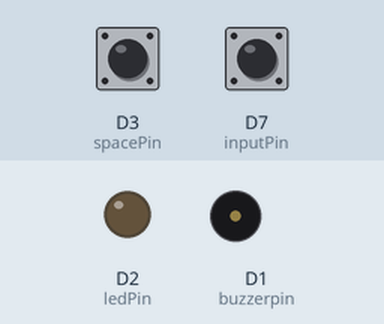
Simulated run of this sketch. Board: ESP8266 (NodeMCU). Shown: output pins drawn as LEDs (lit = HIGH), buzzer (waves = sounding). Dashed ring = blinking. The test bench sets the inputs (shaded band); at power-on: D3 (spacePin) HIGH, D7 (inputPin) HIGH. WiFi joins after 1.5 s; servers stay silent unless stated; what the sketch prints to the serial monitor is not drawn.

Above: at 2.8 s.
2.9 s: D3 (spacePin) pulled LOW for 0.15 s
At 2.97 s:
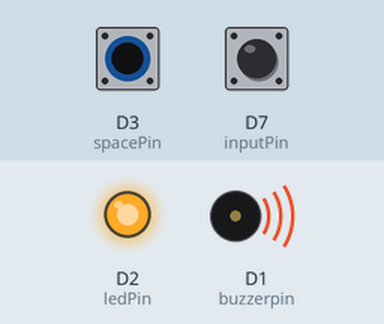
4.5 s: D7 (inputPin) pulled LOW for 0.15 s
At 5.1 s:
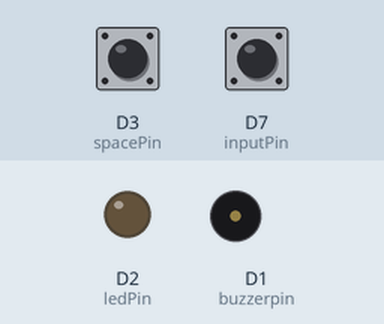
6.6 s: D3 (spacePin) pulled LOW for 1 s
At 7.2 s:
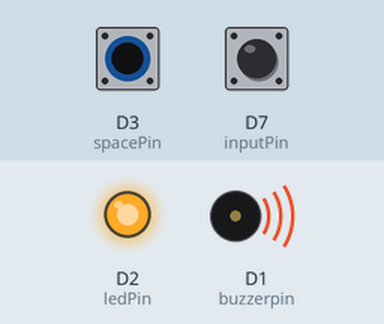
9.6 s: D7 (inputPin) pulled LOW for 1 s
At 11.4 s:
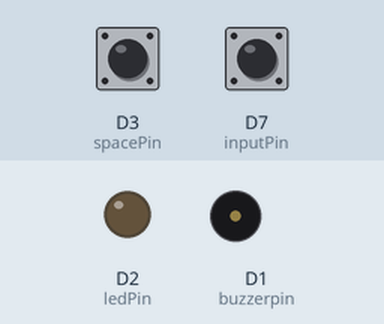
12.6 s: D3 (spacePin) pulsed LOW 2 times (0.12 s each, 0.3 s apart)
At 12.66 s:
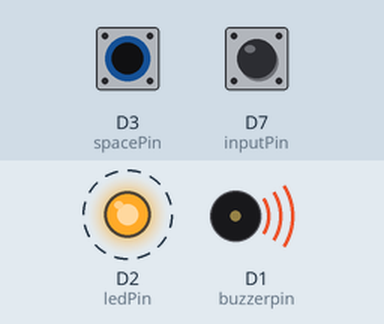
15.0 s: D7 (inputPin) pulsed LOW 2 times (0.12 s each, 0.3 s apart)
At 15.8 s:
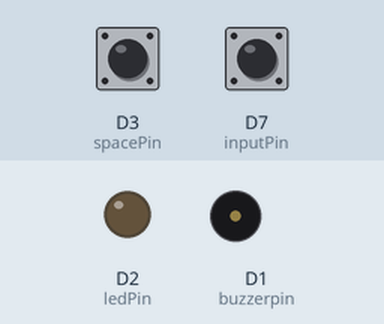
Timing chart, 0 to 18.0 s (numbered marks = the images above; inputs shaded):
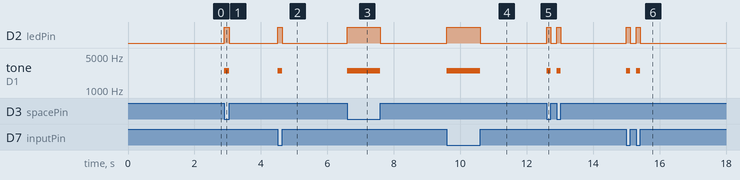

The sketch:

RTC_Code.ino
```cpp
//..........................................** REAL TIME COMMUNICATION WITH IoT & MORSE CODE INTERPRETER **.................................................................................................
//................................................................$ PART 1 $..................................................................................

#include<ESP8266WiFi.h>
#include<FirebaseArduino.h>
//#include<ArduinoJson.h>


unsigned long signal_len, t1, t2;      //time for which button is pressed
#define inputPin D7                    //input pin for push button 1
#define spacePin D3                   //input pin for push button 2
#define ledPin D2                     //output pin for LED
#define buzzerpin D1                   //output pin for buzzer

String code = "";                                                             //string in which one alphabet is stored
int i = 0;
int code_strength = 0;                                                      //for differentiating letters(4) and numbers(5).
#define FIREBASE_HOST "postman-99991.firebaseio.com"                         // the project name address from firebase id
#define FIREBASE_AUTH "ODx9GP58daGUiyYiHYIwq1nhSJjvYb6RxlVkzbYU"             // the secret key generated from firebase
#define WIFI_SSID "Abhijeet"                                                 //WiFi Name
#define WIFI_PASSWORD "123456789"                                           //WiFi Password
String text = "";                                                           //string in which actual message is stored
int count = 0;                                                              //to find String length and store it to remove last character


//..............................................................$ PART 2 $..............................................................................
//..................................................................................................................................................

char readio()                                                                //To read digital signal as dot or dash
{
  if (signal_len < 600 && signal_len > 50)
  {
    return '.';                        //if button press less than 0.6sec, it is a dot
  }
  else if (signal_len > 600)
  {
    return '-';                        //if button press more than 0.6sec, it is a dash
  }
}

//............................................................$ PART 3 $.........................................................................................
//..................................................................................................................................................

void convertor()                        //Used to convert morse code to its corresponding letter and number
{
  code_strength = code.length();
  Serial.print("code mass: ");
  Serial.println(code_strength);


  static String letters[] = {".-", "-...", "-.-.", "-..", ".", "..-.", "--.", "....", "..", ".---", "-.-", ".-..", "--", "-.", "---", ".--.", "--.-",
                             ".-.", "...", "-", "..-", "...-", ".--", "-..-", "-.--", "--..", "E"
                            };
  static String numbers[] =  {"-----", ".----", "..---", "...--", "....-", ".....", "-....", "--...", "---..", "----.", "E"   };

  int i = 0;

  if (code_strength <= 4)                //if code strength is less than or equal to 4 its is a letter
  {
    while (letters[i] != "E")  //loop for comparing input code with letters array
    {
      if (letters[i] == code)
      {
        text += char('A' + i);
        Serial.println(text);
        Firebase.setString("Message", text);            //To send text message to firebase
        delay(500);
        break;
      }
      i++;
    }
    if (letters[i] == "E")
    {
      Serial.println("<Wrong input>");  //if input code doesn't match any letter, error
      text = "";
    }
    code = "";                            //reset code to blank string
  }
  else if (code_strength == 5)
  { //if code strength is 5 it is a number.
    while (numbers[i] != "E")  //loop for comparing input code with letters array
    {
      if (numbers[i] == code)
      {
        text += char('0' + i);
        Serial.println(text);
        Firebase.setString("Message", text);            //To send text message to firebase
        delay(500);
        break;
      }
      i++;
    }
    if (numbers[i] == "E")
    {
      Serial.println("<Wrong input>");  //if input code doesn't match any letter, error
      text = "";
    }
    code = "";                            //reset code to blank string
  }
  else {
    Serial.println("<Wrong input>");  //if input code doesn't match any letter, error
    text = "";
    code = "";
  }
}

//.........................................................$ PART 4 $.........................................................................................
//..................................................................................................................................................

void spaces()                                                                //to convert code from Button 2, into space or backspace
{
  if (code == ".")
  {
    Serial.println("Backspace");
    count = text.length();
    count = count - 1;
    text.remove(count);                             //To remove last letter (basically works as backspace)
    Serial.println(text);
    Firebase.setString("Message", text);            //To send text message to firebase
    delay(500);
    code = "";                            //reset code to blank string

  }
  else if (code == "-")
  {
    Serial.println("Space");
    text += " ";                                    //To add a space to text
    Serial.println(text);
    Firebase.setString("Message", text);            //To send text message to firebase
    delay(500);
    code = "";                            //reset code to blank string
  }
  else {
    Serial.println("wrong input");
    code = "";                            //reset code to blank string
  }
}

//.........................................................$ PART 5 $.........................................................................................
//..................................................................................................................................................

void setup() {
  Serial.begin(115200);
  pinMode(inputPin, INPUT_PULLUP); //internal pullup resistor is used to simplify the circuit
  pinMode(spacePin, INPUT_PULLUP); //internal pullup resistor is used to simplify the circuit
  pinMode(ledPin, OUTPUT);
  pinMode(buzzerpin, OUTPUT);
  WiFi.begin(WIFI_SSID, WIFI_PASSWORD);
  Serial.print("Connecting to ");
  Serial.print(WIFI_SSID);
  while (WiFi.status() != WL_CONNECTED)
  {
    Serial.print(".");
    delay(500);
  }
  Serial.println();
  Serial.print("Connected to ");
  Serial.println(WIFI_SSID);
  Serial.print("IP ADDRESS is : ");
  Serial.println(WiFi.localIP());

  Firebase.begin(FIREBASE_HOST, FIREBASE_AUTH);                                       // connect to firebase
  Firebase.setString("Message", "");                                         //send initial string of status
}

//...........................................................$ PART 6 $.......................................................................................
//..................................................................................................................................................

void loop()
{
  if (digitalRead(spacePin) == LOW)                       //Button 2 is HIGH i.e code will be space or backspace
  {
    Serial.println("Button 2");
NextDahDit:
    while (digitalRead(spacePin) == HIGH) {
      ESP.wdtFeed(); //To feed watchdog timer before it bites
    }
    t1 = millis();                            //time at button press
    digitalWrite(ledPin, HIGH);               //LED on while button pressed
    tone(buzzerpin, 2500);                    //buzz at particular frequency
    while (digitalRead(spacePin) == LOW) {
      ESP.wdtFeed();
    }
    t2 = millis();                            //time at button release
    digitalWrite(ledPin, LOW);                //LED off on button release
    noTone(buzzerpin);                        //To stop buzz effect
    signal_len = t2 - t1;                     //time for which button is pressed
    if (signal_len > 50)                      //to account for switch debouncing
    {
      code += readio();                       //function to read dot or dash
    }
    while ((millis() - t2) < 500)           //if time between button press greater than 0.5sec, skip loop and go to next alphabet
    {
      if (digitalRead(spacePin) == LOW)
      {
        goto NextDahDit;
      }
    }
    spaces();
  }
  else if (digitalRead(inputPin) == LOW)                                  //Button 1 is HIGH i.e code will be letters or numbers
  {
    Serial.println("Button 1");
NextDotDash:
    while (digitalRead(inputPin) == HIGH) {
      ESP.wdtFeed(); //To feed watchdog timer before it bites
    }
    t1 = millis();                            //time at button press
    digitalWrite(ledPin, HIGH);               //LED on while button pressed
    tone(buzzerpin, 2500);                    //buzz at particular frequency
    while (digitalRead(inputPin) == LOW) {
      ESP.wdtFeed();
    }
    t2 = millis();                            //time at button release
    digitalWrite(ledPin, LOW);                //LED off on button release
    noTone(buzzerpin);                        //To stop buzz effect
    signal_len = t2 - t1;                     //time for which button is pressed
    if (signal_len > 50)                      //to account for switch debouncing
    {
      code += readio();                       //function to read dot or dash
    }
    while ((millis() - t2) < 500)           //if time between button press greater than 0.5sec, skip loop and go to next alphabet
    {
      if (digitalRead(inputPin) == LOW)
      {
        goto NextDotDash;
      }
    }
    convertor();                          //function to decipher code into alphabet
  }
  else
  {
    //Default
    //Serial.println("No button");
  }
}

//...........................................................## END OF CODE ##...................................................................................
//..................................................................................................................................................
```

Measured:
- after the input at 2.9 s, D2 (ledPin): LOW → HIGH at once, → LOW 0.15 s later; tone on D1 (buzzerpin): silent → 2500 Hz at once, → silent 0.15 s later
- after the input at 4.5 s, D2 (ledPin): LOW → HIGH at once, → LOW 0.15 s later; tone on D1 (buzzerpin): silent → 2500 Hz at once, → silent 0.15 s later
- after the input at 6.6 s, D2 (ledPin): LOW → HIGH at once, → LOW 1.0 s later; tone on D1 (buzzerpin): silent → 2500 Hz at once, → silent 1.0 s later
- after the input at 9.6 s, D2 (ledPin): LOW → HIGH at once, → LOW 1.0 s later; tone on D1 (buzzerpin): silent → 2500 Hz at once, → silent 1.0 s later
- after the input at 12.6 s, D2 (ledPin): alternates HIGH for 0.12 s and LOW for 0.18 s, 4 changes in all, then stays LOW, starting at once; tone on D1 (buzzerpin): alternates 2500 Hz for 0.12 s and silent for 0.18 s, 4 changes in all, then stays silent, starting at once
- after the input at 15.0 s, D2 (ledPin): alternates HIGH for 0.12 s and LOW for 0.18 s, 4 changes in all, then stays LOW, starting at once; tone on D1 (buzzerpin): alternates 2500 Hz for 0.12 s and silent for 0.18 s, 4 changes in all, then stays silent, starting at once
